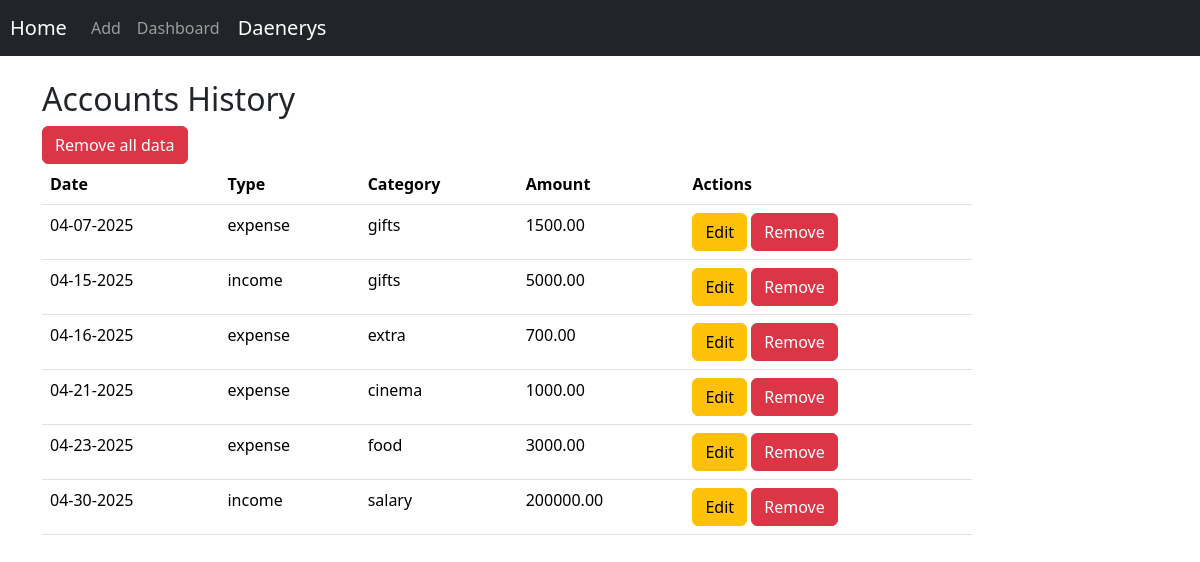
Page /home (signed in) on the earlier database version.
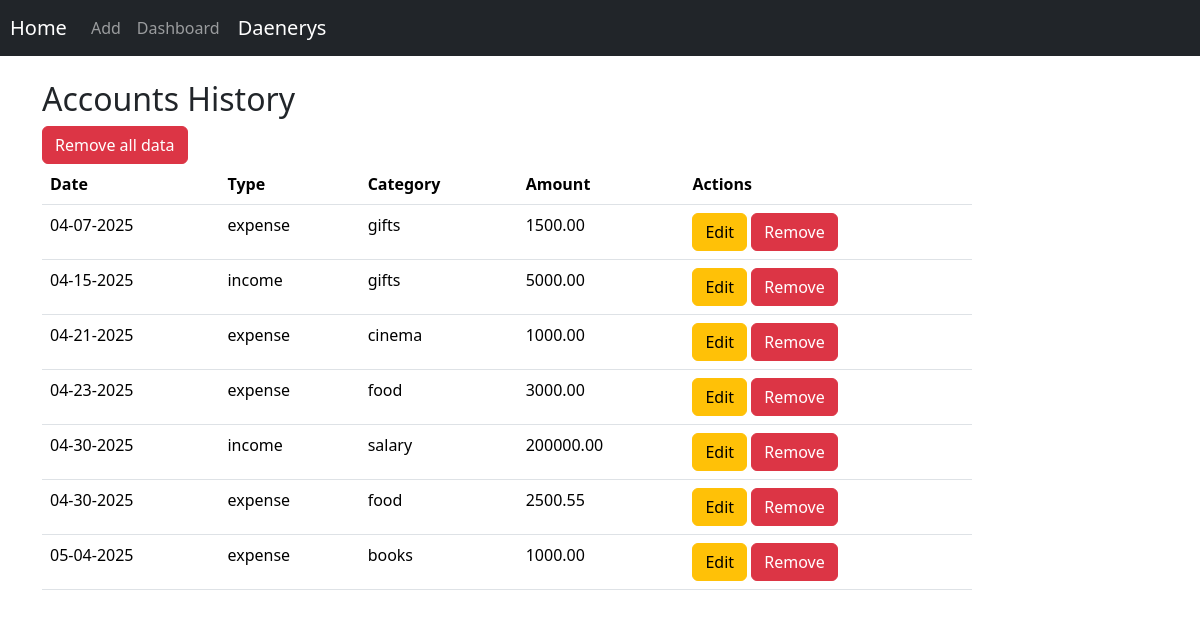
Same page on the later database version.
### data/users.py (models this page shows, shortened)
class User(SqlAlchemyBase, UserMixin):
    __tablename__ = 'users'
    id = sa.Column(sa.Integer, primary_key=True, autoincrement=True)
    surname = sa.Column(sa.String, nullable=True)
    name = sa.Column(sa.String, nullable=True)
    age = sa.Column(sa.Integer, nullable=True)
    email = sa.Column(sa.String, index=True, unique=True, nullable=True)
    hashed_password = sa.Column(sa.String, nullable=True)
    modified_date = sa.Column(sa.DateTime, default=datetime.datetime.now)
    pfp = sa.Column(sa.String, nullable=True)

### data/accounts.py (models this page shows, shortened)
class Accounts(SqlAlchemyBase):
    __tablename__ = 'accounts'
    id = sa.Column(sa.Integer, primary_key=True, autoincrement=True)
    user = sa.Column(sa.Integer, sa.ForeignKey("users.id"))
    type = sa.Column(sa.String, default='income')
    category = sa.Column(sa.String, default='salary')
    date = sa.Column(sa.Date)
    amount = sa.Column(sa.Numeric, default=0)

### main.py (the view)
@app.route('/home')
@login_required
def index():
    db_sess = db_session.create_session()
    accounts = db_sess.query(Accounts).filter(Accounts.user == current_user.id).order_by(Accounts.date.asc()).all()
    ai_cache.clear()
    db_sess.close()
    return render_template('index.html', title='Finance Tracker', accounts=accounts)

### data/__db_session.py (called while the page is built)
def create_session() -> Session:
    return __factory()

### main.py (called while the page is built)
@login_manager.user_loader
def load_user(user_id: id) -> User | None:
    return db_session.create_session().get(User, user_id)

### templates/index.html (shortened to what this page needs)
{% extends "base.html" %}
{% block content %}
    <div class="col-sm-10 ml-auto mr-auto ">
        <H2>Accounts History</H2>
        <div>
            <a onclick="showDeleteModal1()" class="btn btn-danger">
                Remove all data
            </a>
        </div>
        <table class="table">
            <thead class="thead-dark">
            <tr>
                <th scope="col">Date</th>
                <th scope="col">Type</th>
                <th scope="col">Category</th>
                <th scope="col">Amount</th>
                <th scope="col">Actions</th>
            </tr>
            </thead>
            <tbody>
            {% for entry in accounts %}
                <tr>
                    <td>{{ entry.date.strftime("%m-%d-%Y") }}</td>
                    <td>{{ entry.type }}</td>
                    <td>{{ entry.category }}</td>
                    <td>{{ (entry.amount|round(2)|string) }}</td>
                    <td>
                        <div>
                            <a href="/accounts/{{ entry.id }}" class="btn btn-warning">
                                Edit
                            </a>
                            <a onclick="showDeleteModal({{ entry.id }})" class="btn btn-danger">
                                Remove
                            </a>
                        </div>
                    </td>
                </tr>
            {% endfor %}
            </tbody>
        </table>
    </div>
{% endblock %}

### templates/base.html (shortened to what this page needs)
<!doctype html>
<html lang="en">
<head>
    <link href="https://cdn.jsdelivr.net/npm/bootstrap@5.3.5/dist/css/bootstrap.min.css" rel="stylesheet"
>
    <link rel="stylesheet"
          href="/static/css/style.css">
</head>
<body>
<header>
    <div class="container-fluid">
        <div class="row">
            <div class="col-md-12 p-0">
                <header class="mb-4">
                    <nav class="navbar navbar-expand-lg navbar-dark bg-dark">
                        <a class="navbar-brand" href="{{ url_for('index') }}">Home</a>
                        <div class="collapse navbar-collapse" id="navbarNavAltMarkup">
                            <div class="navbar-nav ml-auto mr-3">
                                <a class="nav-item nav-link" href="{{ url_for('add_account') }}">Add</a>
                                <a class="nav-item nav-link" href="/period">Dashboard</a>
                                {% if current_user.is_authenticated %}
                                    <a class="navbar-brand" href="{{ url_for('profile') }}">{{ current_user.name }}</a>
                                {% else %}
                                    <p>
                                        <a class="btn btn-primary" id="sign-up" href="/register">Sign up</a>
                                        <a class="btn btn-success" id="login" href="/login">Log in</a>
                                    </p>
                                {% endif %}
                            </div>
                        </div>
                    </nav>
                </header>
            </div>
</header>
<main role="main" class="container">
    {% block content %}{% endblock %}
</main>
</body>
</html>

### static/css/style.css (style rules this page uses)
.navbar-brand { margin-left: 10px; }

Differences in the rows shown:
added Accounts: date "04-30-2025", type "expense", category "food", amount "2500.55"
changed Accounts: date "04-16-2025" → "05-04-2025"; category "extra" → "books"; amount "700.00" → "1000.00"; moves down the list
